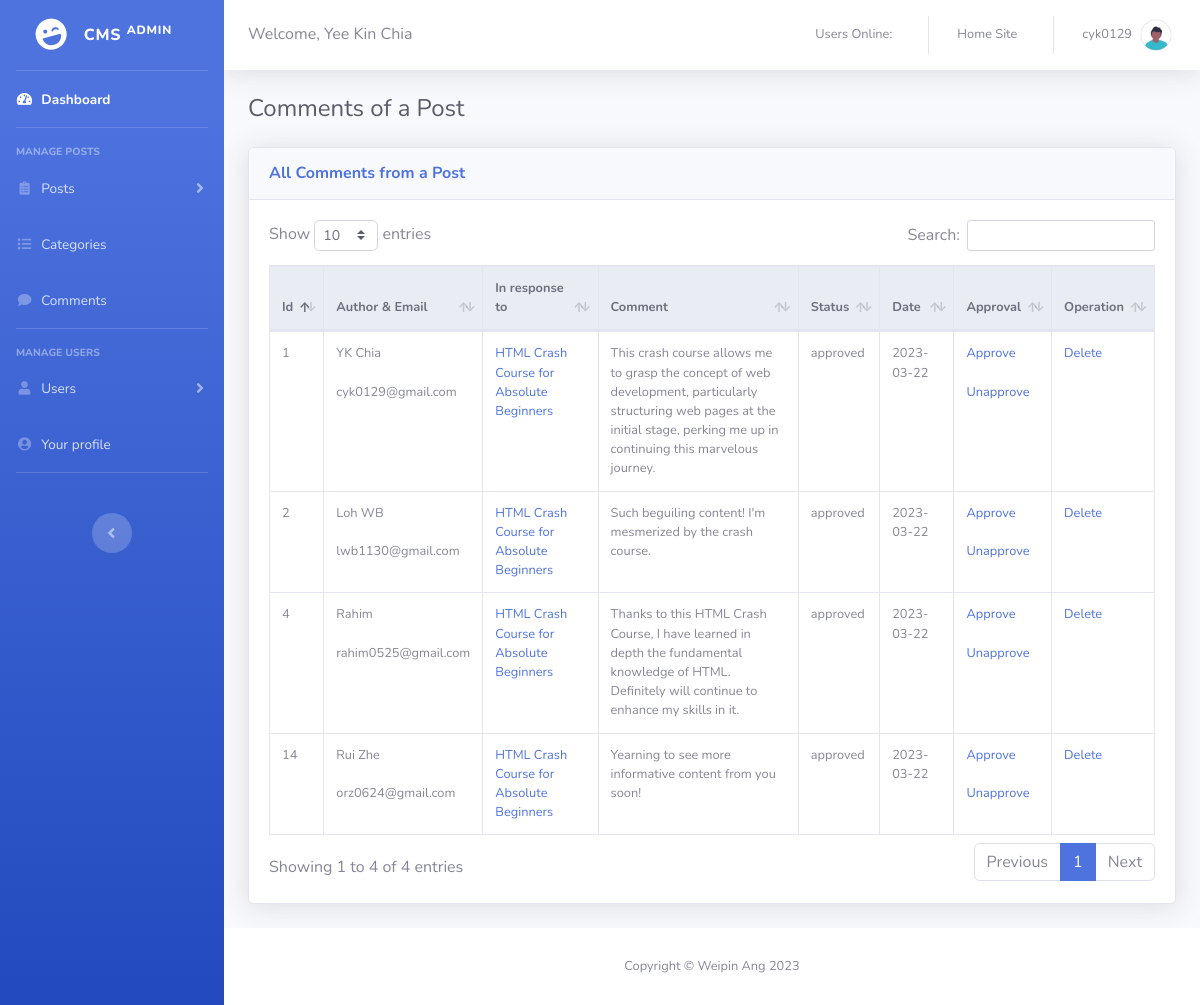
/admin/comments_of_a_post.php?post_id=1 (signed in), run on the app's committed database.
### tables this page shows
CREATE TABLE `comments` (
  `comment_id` int(3) NOT NULL,
  `comment_post_id` int(3) NOT NULL,
  `comment_author` varchar(255) NOT NULL,
  `comment_email` varchar(255) NOT NULL,
  `comment_content` text NOT NULL,
  `comment_status` varchar(255) NOT NULL,
  `comment_date` date NOT NULL
);

CREATE TABLE `posts` (
  `post_id` int(3) NOT NULL,
  `post_category_id` int(3) NOT NULL,
  `post_title` varchar(255) NOT NULL,
  `post_author` varchar(255) NOT NULL,
  `post_date` date NOT NULL,
  `post_image` text NOT NULL,
  `post_content` text NOT NULL,
  `post_tags` varchar(255) NOT NULL,
  `post_status` varchar(255) NOT NULL DEFAULT 'draft',
  `post_views_count` int(11) NOT NULL
);

### admin/functions.php (called while the page is built, shortened)
<?php
function escape($string) {
    global $connection;
    return mysqli_real_escape_string($connection, $string);
}
?>

### admin/comments_of_a_post.php (the view, shortened to what this page needs)
<?php include "includes/admin_header.php"; ?>
    <div id="wrapper">
    <?php include "includes/admin_navigation.php"; ?>
        <div id="content-wrapper" class="d-flex flex-column">
            <div class="container-fluid">
                <h1 class="h4 mb-4 text-gray-800">Comments of a Post</h1>
<?php
if (isset($_GET['post_id'])) {
    $post_id = escape($_GET['post_id']);
}
?>
<div class="card shadow mb-4">
    <div class="card-header py-3">
        <h6 class="m-0 font-weight-bold text-primary">All Comments from a Post</h6>
    </div>
    <div class="card-body">
        <div class="table-responsive">
            <table class="table table-bordered table-hover w-auto small" id="dataTable" width="100%" cellspacing="0">
                <thead class="thead-light">
                    <tr>
                        <th>Id</th>
                        <th>Author & Email</th>
                        <th>In response to</th>
                        <th>Comment</th>
                        <th>Status</th>
                        <th>Date</th>
                        <th>Approval</th>
                        <th>Operation</th>
                    </tr>
                </thead>
                <tbody>
                <?php
                $query = "SELECT * FROM comments WHERE comment_post_id = $post_id ORDER BY comment_id DESC";
                $select_comments = mysqli_query($connection, $query);
                while ($row = mysqli_fetch_assoc($select_comments)) {
                    $comment_id = $row['comment_id'];
                    $comment_post_id = $row['comment_post_id'];
                    $comment_author = $row['comment_author'];
                    $comment_email = $row['comment_email'];
                    $comment_content = $row['comment_content'];
                    $comment_status = $row['comment_status'];
                    $comment_date = $row['comment_date'];
                    echo "<tr>";
                    echo "<td>{$comment_id}</td>";
                    echo "<td>{$comment_author} </br></br> {$comment_email} </td>";
                    $query = "SELECT * FROM posts WHERE post_id = '$comment_post_id'";
                    $select_posts_id = mysqli_query($connection, $query);
                    while ($row = mysqli_fetch_assoc($select_posts_id)) {
                        $post_id = $row['post_id'];
                        $post_title = $row['post_title'];
                    echo "<td><a href='../post.php?post_id=$post_id'>{$post_title}</a></td>";
                    }
                    echo "<td>{$comment_content}</td>";
                    echo "<td>{$comment_status}</td>";
                    echo "<td>{$comment_date}</td>";
                    echo "<td><a href='comments_of_a_post.php?approve=$comment_id&post_id=$post_id'>Approve</a>
                    </br></br>
                              <a href='comments_of_a_post.php?unapprove=$comment_id&post_id=$post_id'>Unapprove</a></td>";
                    echo "<td><a href='comments_of_a_post.php?delete=$comment_id&post_id=$post_id' onClick=\"javascript: return confirm('Are you sure you want to delete this comment by $comment_author?')\">Delete</a></td>";
                    echo "</tr>";
                }
                ?>
                </tbody>
            </table>
        </div>
    </div>
</div>
            </div>
        </div>
        <?php include "includes/admin_footer.php"; ?>

### data on the page
comments: comment_id "14", comment_author "Rui Zhe", comment_email "orz0624@gmail.com", comment_content "Yearning to see more informative content from you soon!", comment_status "approved", comment_date "2023-03-22"
posts: post_title "HTML Crash Course for Absolute Beginners"
comments: comment_id "4", comment_author "Rahim", comment_email "rahim0525@gmail.com", comment_content "Thanks to this HTML Crash Course, I have learned in depth the fundamental knowledge of HTML. Definitely will continue to enhance my skills in it.", comment_status "approved", comment_date "2023-03-22"
comments: comment_id "2", comment_author "Loh WB", comment_email "lwb1130@gmail.com", comment_content "Such beguiling content! I'm mesmerized by the crash course.", comment_status "approved", comment_date "2023-03-22"
comments: comment_id "1", comment_author "YK Chia", comment_email "cyk0129@gmail.com", comment_content "This crash course allows me to grasp the concept of web development, particularly structuring web pages at the initial stage, perking me up in continuing this marvelous journey.", comment_status "approved", comment_date "2023-03-22"

### other printed values
$_SESSION['firstname'] "Yee Kin"
$_SESSION['lastname'] "Chia"
$_SESSION['username'] "cyk0129"
